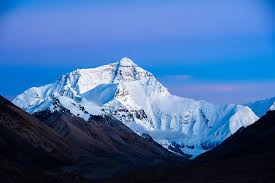
#> input picture 26-1/chap1/mt.jpg, 275 x 183 px, given in place of tracking2.avi, which was not available
$ jupyter execute --allow-errors chap142.ipynb   (text cells are left out)
#> lines starting #> are read from the running program, lines starting #| are printed output that depends on the picture; after the words box and inside, x2 and y2 are one past the last pixel; in counts of white or black regions, pixels touching at a corner belong together; pictures that were not available may be replaced by others from this repository, and a replacement may not be noted
[cell 1]
import cv2
import numpy as np
from matplotlib import pyplot as plt

[cell 2]
flags = [i for i in dir(cv2) if i.startswith('COLOR_')]

[cell 3]
print (flags)

[cell 4]
cap = cv2.VideoCapture("tracking2.avi")
while(1):
    # Take each frame
    ret, frame = cap.read()
#> frame is the input picture: shape (183, 275, 3); mean B, G, R 159.2, 106.3, 66.3
    if ret == False:
        break
    # Convert BGR to HSV
    hsv = cv2.cvtColor(frame, cv2.COLOR_BGR2HSV)
#> hsv: shape (183, 275, 3); mean H, S, V 110.3, 152.1, 159.2
    # define range of blue color in HSV
    lower_blue = np.array([25,50,50])
    upper_blue = np.array([80,255,255])
    # Threshold the HSV image to get only blue colors
    mask = cv2.inRange(hsv, lower_blue, upper_blue)
#> mask: shape (183, 275); every value is 0
    # Bitwise-AND mask and original image
    res = cv2.bitwise_and(frame,frame, mask= mask)
#> res: shape (183, 275, 3); every value is 0
    cv2.imshow('frame',frame)
    cv2.imshow('mask',mask)
    cv2.imshow('res',res)
    k = cv2.waitKey(5) & 0xFF
#> (key Esc is pressed here)
    if k == 27:
        break
cv2.destroyAllWindows()

[cell 5]
img = cv2.imread('Gradient.png',0)
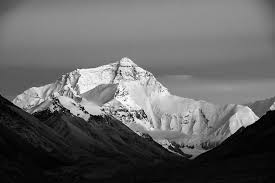
#> img: shape (183, 275); min 0, max 255, mean 100.3
ret,thresh1 = cv2.threshold(img,127,255,cv2.THRESH_BINARY)
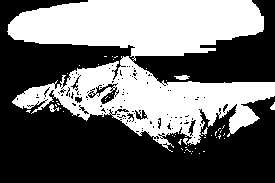
#> thresh1: shape (183, 275); 42.2% white; 48 white regions (43 under 20 px), largest, box (x1, y1, x2, y2) and area: (7, 0, 275, 152) 21004, (174, 75, 190, 80) 53, (49, 104, 59, 112) 39, (270, 102, 275, 110) 25, (202, 127, 208, 136) 22
ret,thresh2 = cv2.threshold(img,127,255,cv2.THRESH_BINARY_INV)
ret,thresh3 = cv2.threshold(img,127,255,cv2.THRESH_TRUNC)
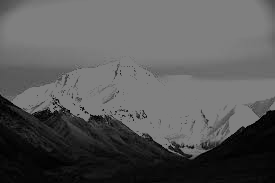
#> thresh3: shape (183, 275); min 0, max 127, mean 88.4
ret,thresh4 = cv2.threshold(img,127,255,cv2.THRESH_TOZERO)
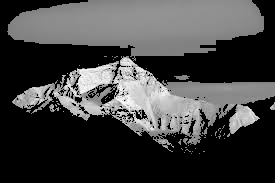
#> thresh4: shape (183, 275); min 0, max 255, mean 65.5
ret,thresh5 = cv2.threshold(img,127,255,cv2.THRESH_TOZERO_INV)
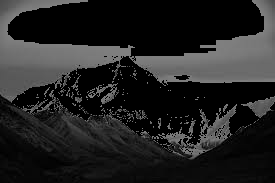
#> thresh5: shape (183, 275); min 0, max 127, mean 34.8
titles = ['Original Image','BINARY','BINARY_INV','TRUNC','TOZERO','TOZERO_INV']
images = [img, thresh1, thresh2, thresh3, thresh4, thresh5]
for i in range(6):
    plt.subplot(2,3,i+1),plt.imshow(images[i],'gray')
    plt.title(titles[i])
    plt.xticks([]),plt.yticks([])
plt.show()

[cell 6]
img = cv2.imread('opencv.png',0)
img = cv2.medianBlur(img,5)
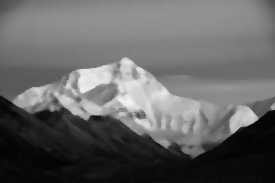
#> img: shape (183, 275); min 2, max 244, mean 100.5
ret,th1 = cv2.threshold(img,20,255,cv2.THRESH_BINARY)
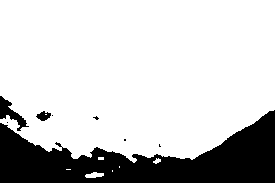
#> th1: shape (183, 275); 78.9% white; 8 black regions (5 under 20 px), largest, box (x1, y1, x2, y2) and area: (0, 110, 275, 183) 10138, (0, 96, 29, 131) 349, (36, 111, 51, 121) 92
th2 = cv2.adaptiveThreshold(img,255,cv2.ADAPTIVE_THRESH_MEAN_C, cv2.THRESH_BINARY,11,2)
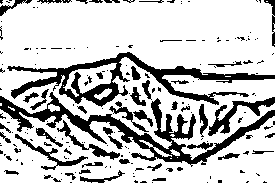
#> th2: shape (183, 275); 76.3% white; 180 black regions (132 under 20 px), largest, box (x1, y1, x2, y2) and area: (0, 92, 275, 167) 3706, (7, 52, 275, 107) 3391, (208, 97, 275, 136) 656
th3 = cv2.adaptiveThreshold(img,255,cv2.ADAPTIVE_THRESH_GAUSSIAN_C, cv2.THRESH_BINARY,11,2)
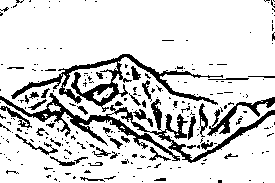
#> th3: shape (183, 275); 83.6% white; 242 black regions (198 under 20 px), largest, box (x1, y1, x2, y2) and area: (0, 93, 275, 163) 2715, (11, 54, 223, 112) 2061, (207, 97, 275, 136) 489
titles = ['Original Image', 'Global Thresholding (v = 127)',
'Adaptive Mean Thresholding', 'Adaptive Gaussian Thresholding']
images = [img, th1, th2, th3]
for i in range(4):
    plt.subplot(2,2,i+1),plt.imshow(images[i],'gray')
    plt.title(titles[i])
    plt.xticks([]),plt.yticks([])
plt.show()

[cell 7]
img = cv2.imread('noise.jpg',0)
# global thresholding
ret1,th1 = cv2.threshold(img,127,255,cv2.THRESH_BINARY)
# Otsu's thresholding
ret2,th2 = cv2.threshold(img,0,255,cv2.THRESH_BINARY+cv2.THRESH_OTSU)
#> ret2 = 0
# Otsu's thresholding after Gaussian filtering
#> (the rest of this cell did not finish here and is left out)
